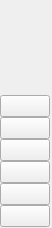
        <widget class="QWidget" name="widget" native="true">
         <property name="minimumSize">
          <size>
           <width>50</width>
           <height>0</height>
          </size>
         </property>
         <property name="maximumSize">
          <size>
           <width>52</width>
           <height>16777215</height>
          </size>
         </property>
         <layout class="QVBoxLayout" name="verticalLayout_5">
          <property name="spacing">
           <number>0</number>
          </property>
          <property name="leftMargin">
           <number>0</number>
          </property>
          <property name="topMargin">
           <number>0</number>
          </property>
          <property name="rightMargin">
           <number>0</number>
          </property>
          <property name="bottomMargin">
           <number>0</number>
          </property>
          <item>
           <spacer name="verticalSpacer_2">
            <property name="orientation">
             <enum>Qt::Vertical</enum>
            </property>
            <property name="sizeHint" stdset="0">
             <size>
              <width>20</width>
              <height>94</height>
             </size>
            </property>
           </spacer>
          </item>
          <item>
           <widget class="QWidget" name="widget_6" native="true"/>
          </item>
          <item>
           <widget class="QWidget" name="widget_3" native="true">
            <property name="minimumSize">
             <size>
              <width>0</width>
              <height>0</height>
             </size>
            </property>
            <layout class="QVBoxLayout" name="verticalLayout_9">
             <property name="spacing">
              <number>0</number>
             </property>
             <property name="leftMargin">
              <number>0</number>
             </property>
             <property name="topMargin">
              <number>1</number>
             </property>
             <property name="rightMargin">
              <number>0</number>
             </property>
             <property name="bottomMargin">
              <number>1</number>
             </property>
             <item>
              <widget class="QPushButton" name="cmdPageup">
               <property name="maximumSize">
                <size>
                 <width>50</width>
                 <height>60</height>
                </size>
               </property>
               <property name="text">
                <string/>
               </property>
               <property name="icon">
                <iconset resource="icons.qrc">
                 <normaloff>:/icons/up2</normaloff>:/icons/up2</iconset>
               </property>
               <property name="iconSize">
                <size>
                 <width>48</width>
                 <height>48</height>
                </size>
               </property>
               <property name="autoRepeat">
                <bool>true</bool>
               </property>
              </widget>
             </item>
             <item>
              <widget class="QPushButton" name="cmdUp">
               <property name="maximumSize">
                <size>
                 <width>50</width>
                 <height>60</height>
                </size>
               </property>
               <property name="text">
                <string/>
               </property>
               <property name="icon">
                <iconset resource="icons.qrc">
                 <normaloff>:/icons/up1</normaloff>:/icons/up1</iconset>
               </property>
               <property name="iconSize">
                <size>
                 <width>48</width>
                 <height>48</height>
                </size>
               </property>
               <property name="autoRepeat">
                <bool>true</bool>
               </property>
               <property name="autoRepeatDelay">
                <number>250</number>
               </property>
              </widget>
             </item>
             <item>
              <widget class="QPushButton" name="cmdUp_Small">
               <property name="maximumSize">
                <size>
                 <width>50</width>
                 <height>60</height>
                </size>
               </property>
               <property name="text">
                <string/>
               </property>
               <property name="icon">
                <iconset resource="icons.qrc">
                 <normaloff>:/icons/upsmall</normaloff>:/icons/upsmall</iconset>
               </property>
               <property name="iconSize">
                <size>
                 <width>48</width>
                 <height>48</height>
                </size>
               </property>
               <property name="autoRepeat">
                <bool>true</bool>
               </property>
               <property name="autoRepeatDelay">
                <number>250</number>
               </property>
              </widget>
             </item>
             <item>
              <widget class="QPushButton" name="cmdDown_Small">
               <property name="maximumSize">
                <size>
                 <width>50</width>
                 <height>60</height>
                </size>
               </property>
               <property name="text">
                <string/>
               </property>
               <property name="icon">
                <iconset resource="icons.qrc">
                 <normaloff>:/icons/downsmall</normaloff>:/icons/downsmall</iconset>
               </property>
               <property name="iconSize">
                <size>
                 <width>48</width>
                 <height>48</height>
                </size>
               </property>
               <property name="autoRepeat">
                <bool>true</bool>
               </property>
              </widget>
             </item>
             <item>
              <widget class="QPushButton" name="cmdDown">
               <property name="maximumSize">
                <size>
                 <width>50</width>
                 <height>60</height>
                </size>
               </property>
               <property name="text">
                <string/>
               </property>
               <property name="icon">
                <iconset resource="icons.qrc">
                 <normaloff>:/icons/down1</normaloff>:/icons/down1</iconset>
               </property>
               <property name="iconSize">
                <size>
                 <width>48</width>
                 <height>48</height>
                </size>
               </property>
               <property name="autoRepeat">
                <bool>true</bool>
               </property>
              </widget>
             </item>
             <item>
              <widget class="QPushButton" name="cmdPageDown">
               <property name="maximumSize">
                <size>
                 <width>50</width>
                 <height>60</height>
                </size>
               </property>
               <property name="text">
                <string/>
               </property>
               <property name="icon">
                <iconset resource="icons.qrc">
                 <normaloff>:/icons/down2</normaloff>:/icons/down2</iconset>
               </property>
               <property name="iconSize">
                <size>
                 <width>48</width>
                 <height>48</height>
                </size>
               </property>
               <property name="autoRepeat">
                <bool>true</bool>
               </property>
              </widget>
             </item>
            </layout>
           </widget>
          </item>
         </layout>
        </widget>
